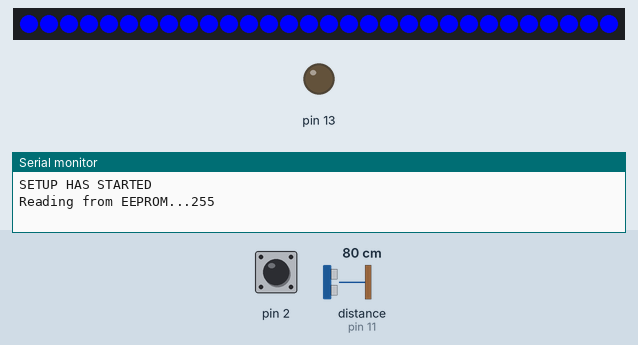
Bench run of a sketch on a simulated Arduino Uno, built with avr-gcc and run on an emulated ATmega328P. Parts: 30 RGB LEDs in strip order, left to right, output pins drawn as LEDs (lit = HIGH), the last lines printed to the serial monitor. Inputs (shaded band) come from the test bench; at power-on: pin 2 HIGH, distance to the obstacle (sensor on pin 11) 80 cm. The echo pulse lasts 58.3 µs per cm; dim RGB values are drawn brighter than linear; EEPROM starts erased; pins used as bus, display or sensor lines are not drawn.

Above: at 1.38 s.
1.8 s: pin 2 pulled LOW for 0.6 s
3.9 s: pin 2 pulled LOW for 3.2 s
At 10.48 s:
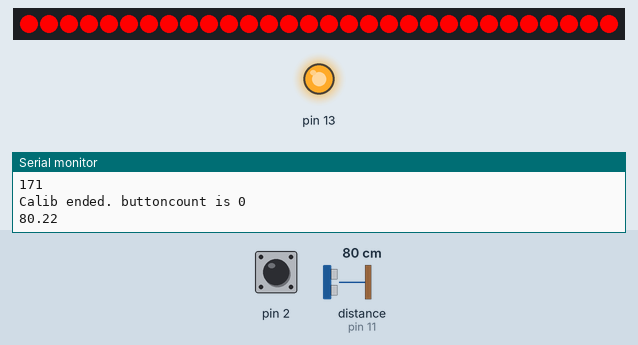
At 11.5 s:
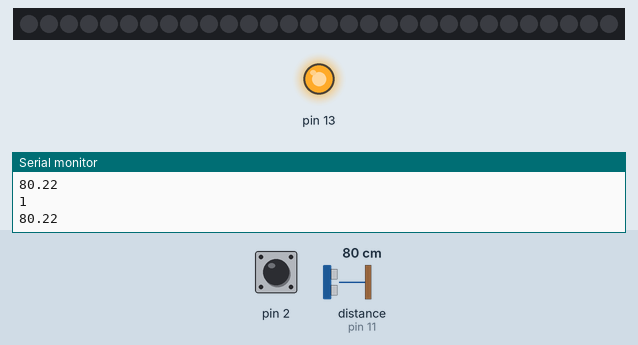
11.6 s: pin 2 driven LOW
14.6 s: pin 2 driven HIGH
17.6 s: pin 2 driven LOW
At 18.85 s:
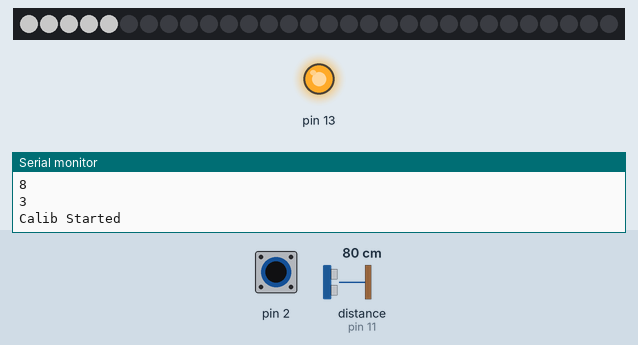
Timing chart, 0 to 20.6 s (numbered marks = the images above; inputs shaded):
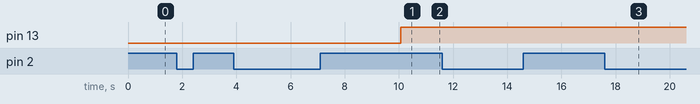

Measured:
- after the input at 3.9 s, pin 13: LOW → HIGH after 6.2 s
- after the input at 17.6 s, the LEDs: first differ from a run without the input after 0.57 s (image 3 shows a later state)

The sketch:

FINAL_Car_Sensor2.ino
```cpp
#include <EEPROM.h>
#include <FastLED.h>

#define trigPin 10
#define echoPin 11
#define NUM_LEDS 30 // How many leds in your strip?
#define DATA_PIN 3

// Define the array of leds
CRGB leds[NUM_LEDS];

float duration, sensordistance;
int b;
int z;
int n;
int MAXR;
int MAXY;
int MAXG;
int MAXRR;
int buttoncount;
int flashcount;
int saveddistance;
int addr = 0;

void setup() {

  buttoncount  = 0;
  saveddistance = 0;
  sensordistance = 0;
  MAXR = 0;
  MAXY = 0;
  MAXG = 0;
  MAXRR = 0;
  Serial.begin (9600);
  Serial.println("SETUP HAS STARTED");

  pinMode(2, INPUT_PULLUP);
  pinMode(13, OUTPUT);

  FastLED.addLeds<WS2812B, DATA_PIN, GRB>(leds, NUM_LEDS);  // GRB ordering is typical
  pinMode(trigPin, OUTPUT);
  pinMode(echoPin, INPUT);

  FastLED.clear();  // clear all pixel data
  FastLED.show();

  saveddistance = EEPROM.read(addr);
  Serial.print("Reading from EEPROM...");
  Serial.println(saveddistance);

  if(saveddistance == 255)
  {
    ShowError();
    return;
  }

  if(saveddistance > 0) //we found value in EEPROM. Now lets calcutae other distances
    CalcDistances();

  Serial.println("SETUP HAS ENDED***");
}

void loop() {

  //read the pushbutton value into a variable
  int sensorVal = digitalRead(2);

  if (sensorVal == LOW) // when button is pressed
  {
    buttoncount++;
    Serial.println(buttoncount);
    if(buttoncount >= 3)
      StartCalib();
    else
      delay(1000);
  }

  CallSensor();
}

void StartCalib()
{
  Serial.println("Calib Started");
  fill_solid( leds, NUM_LEDS, CRGB::Black);

  for (n = 0; n < NUM_LEDS; n++){
    leds[n] = CRGB (100, 100, 100);
    FastLED.show();
    delay(150);
  }

  digitalWrite(13, HIGH);
  Serial.println("SENSOR IS HIGH");

  digitalWrite(trigPin, HIGH);
  delayMicroseconds(10);
  digitalWrite(trigPin, LOW);

  duration = pulseIn(echoPin, HIGH);
  sensordistance = (duration / 2) * 0.0344;

  saveddistance = round(sensordistance+1); //rounding up

  Serial.print("Writing distance to EEPROM...");
  Serial.println(saveddistance);
  EEPROM.write(addr, saveddistance);

  CalcDistances();

  buttoncount = 0;
  flashcount = 0; //reset flashing count when calib has restarted

  Serial.println("Calib ended. buttoncount is 0");

}

void CalcDistances()
{
  MAXRR = saveddistance;
  MAXR = MAXRR + NUM_LEDS;
  MAXY = MAXR + NUM_LEDS;
  MAXG = MAXY + NUM_LEDS;

  Serial.println(MAXRR);
  Serial.println(MAXR);
  Serial.println(MAXY);
  Serial.println(MAXG);

}

void CallSensor(){

  if (saveddistance <= 0 || saveddistance == 255)
  {
    ShowError();
    return;
  }

  digitalWrite(trigPin, HIGH);
  delayMicroseconds(10);
  digitalWrite(trigPin, LOW);

  duration = pulseIn(echoPin, HIGH);
  sensordistance = (duration / 2) * 0.0344;

  Serial.println(sensordistance);

  delay(200);

  if (sensordistance > MAXG) {
    fill_solid( leds, NUM_LEDS, CRGB::Black);
    FastLED.show();
    return;
  }

  if (sensordistance > MAXY && sensordistance < MAXG) {
    fill_solid(leds, NUM_LEDS, CRGB::Black);
    ChangePixelColors(MAXG, sensordistance, 0, 255, 0);
  }
  else if (sensordistance > MAXR && sensordistance < MAXY) {
    fill_solid(leds, NUM_LEDS, CRGB::Black);
    ChangePixelColors(MAXY, sensordistance, 255, 126, 0);
  }
  else if (sensordistance > MAXRR && sensordistance < MAXR) {
    fill_solid(leds, NUM_LEDS, CRGB::Black);
    ChangePixelColors (MAXR, sensordistance, 255, 0, 0);
  }
  else if (sensordistance < MAXRR)
  {
    if (flashcount > 30) //stop flashing after 30 times
    {
      fill_solid( leds, NUM_LEDS, CRGB::Black);
      FastLED.show();
      return;
    }

    ShowFlashingRed();
    flashcount++;
    Serial.println(flashcount);
  }

}

void ShowFlashingRed()
{
  fill_solid( leds, NUM_LEDS, CRGB(255, 0, 0));
  FastLED.show();
  delay (350);
  fill_solid( leds, NUM_LEDS, CRGB::Black);
  FastLED.show();
  delay (200);
}

void ChangePixelColors(int MAX, float distance, int R, int G, int B)
{
  b = (MAX - distance) ;
  z = round(b);
  for (n = 0; n <= z; n++)
    leds[n] = CRGB (R, G, B);
  FastLED.show();
  flashcount = 0;
}

void ShowError()
{
  fill_solid( leds, NUM_LEDS, CRGB::Black);
  FastLED.show();
  delay(250);
  fill_solid( leds, NUM_LEDS, CRGB::Blue);
  FastLED.show();
  delay(250);
}
```
